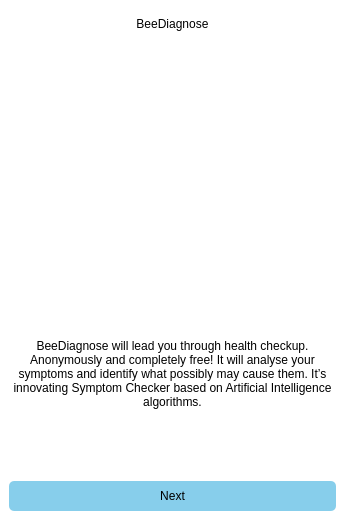
<?xml version="1.0" encoding="UTF-8"?>
<ui version="4.0">
 <class>MainWindow</class>
 <widget class="QMainWindow" name="MainWindow">
  <property name="geometry">
   <rect>
    <x>0</x>
    <y>0</y>
    <width>345</width>
    <height>520</height>
   </rect>
  </property>
  <property name="windowTitle">
   <string>BeeDiagnose</string>
  </property>
  <property name="styleSheet">
   <string notr="true">background-color: white;</string>
  </property>
  <widget class="QWidget" name="centralwidget">
   <layout class="QGridLayout" name="gridLayout_2">
    <item row="0" column="0">
     <layout class="QGridLayout" name="gridLayout">
      <item row="2" column="0">
       <widget class="QFrame" name="frame">
        <property name="maximumSize">
         <size>
          <width>16777215</width>
          <height>20</height>
         </size>
        </property>
        <property name="styleSheet">
         <string notr="true">border-radius:5px;</string>
        </property>
        <property name="frameShape">
         <enum>QFrame::StyledPanel</enum>
        </property>
        <property name="frameShadow">
         <enum>QFrame::Raised</enum>
        </property>
       </widget>
      </item>
      <item row="0" column="0">
       <widget class="QLabel" name="label_2">
        <property name="maximumSize">
         <size>
          <width>16777215</width>
          <height>30</height>
         </size>
        </property>
        <property name="layoutDirection">
         <enum>Qt::RightToLeft</enum>
        </property>
        <property name="styleSheet">
         <string notr="true">font: 75 11pt &quot;DejaVu Sans&quot;;</string>
        </property>
        <property name="text">
         <string>BeeDiagnose</string>
        </property>
        <property name="alignment">
         <set>Qt::AlignCenter</set>
        </property>
       </widget>
      </item>
      <item row="3" column="0">
       <widget class="QLabel" name="label_3">
        <property name="maximumSize">
         <size>
          <width>16777215</width>
          <height>150</height>
         </size>
        </property>
        <property name="text">
         <string>BeeDiagnose will lead you through health checkup. Anonymously and completely free! It will analyse your symptoms and identify what possibly may cause them. It’s innovating Symptom Checker based on Artificial Intelligence algorithms.</string>
        </property>
        <property name="alignment">
         <set>Qt::AlignCenter</set>
        </property>
        <property name="wordWrap">
         <bool>true</bool>
        </property>
        <property name="margin">
         <number>5</number>
        </property>
        <property name="indent">
         <number>-3</number>
        </property>
       </widget>
      </item>
      <item row="1" column="0">
       <widget class="QLabel" name="label">
        <property name="styleSheet">
         <string notr="true">image: url(:/imgs/assets/2.jpg);</string>
        </property>
        <property name="text">
         <string/>
        </property>
       </widget>
      </item>
      <item row="4" column="0">
       <widget class="QFrame" name="frame_2">
        <property name="maximumSize">
         <size>
          <width>16777215</width>
          <height>20</height>
         </size>
        </property>
        <property name="styleSheet">
         <string notr="true">border-radius:5px;</string>
        </property>
        <property name="frameShape">
         <enum>QFrame::StyledPanel</enum>
        </property>
        <property name="frameShadow">
         <enum>QFrame::Raised</enum>
        </property>
       </widget>
      </item>
     </layout>
    </item>
    <item row="1" column="0">
     <widget class="QPushButton" name="pushButton">
      <property name="maximumSize">
       <size>
        <width>16777215</width>
        <height>30</height>
       </size>
      </property>
      <property name="styleSheet">
       <string notr="true">background-color: skyblue;
border-radius:5px;</string>
      </property>
      <property name="text">
       <string>Next</string>
      </property>
     </widget>
    </item>
   </layout>
  </widget>
 </widget>
 <resources>
  <include location="res.qrc"/>
 </resources>
 <connections/>
</ui>
